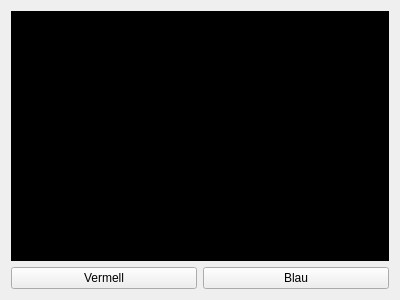
<?xml version="1.0" encoding="UTF-8"?>
<ui version="4.0">
 <class>widget</class>
 <widget class="QMainWindow" name="widget">
  <property name="geometry">
   <rect>
    <x>0</x>
    <y>0</y>
    <width>400</width>
    <height>300</height>
   </rect>
  </property>
  <property name="windowTitle">
   <string>widget</string>
  </property>
  <widget class="QWidget" name="centralWidget">
   <layout class="QGridLayout" name="gridLayout">
    <item row="0" column="0">
     <widget class="MyLabel" name="label">
      <property name="styleSheet">
       <string notr="true">background-color: rgb(0, 0, 0);</string>
      </property>
      <property name="text">
       <string/>
      </property>
     </widget>
    </item>
    <item row="1" column="0">
     <layout class="QHBoxLayout" name="horizontalLayout">
      <item>
       <widget class="QPushButton" name="pushButton">
        <property name="text">
         <string>Vermell</string>
        </property>
       </widget>
      </item>
      <item>
       <widget class="QPushButton" name="pushButton_2">
        <property name="text">
         <string>Blau</string>
        </property>
       </widget>
      </item>
     </layout>
    </item>
   </layout>
  </widget>
 </widget>
 <layoutdefault spacing="6" margin="11"/>
 <customwidgets>
  <customwidget>
   <class>MyLabel</class>
   <extends>QLabel</extends>
   <header>mylabel.h</header>
   <slots>
    <slot>changeToRed()</slot>
    <slot>changeToBlue()</slot>
   </slots>
  </customwidget>
 </customwidgets>
 <resources/>
 <connections>
  <connection>
   <sender>pushButton</sender>
   <signal>clicked()</signal>
   <receiver>label</receiver>
   <slot>changeToRed()</slot>
   <hints>
    <hint type="sourcelabel">
     <x>153</x>
     <y>218</y>
    </hint>
    <hint type="destinationlabel">
     <x>139</x>
     <y>93</y>
    </hint>
   </hints>
  </connection>
  <connection>
   <sender>pushButton_2</sender>
   <signal>clicked()</signal>
   <receiver>label</receiver>
   <slot>changeToBlue()</slot>
   <hints>
    <hint type="sourcelabel">
     <x>316</x>
     <y>224</y>
    </hint>
    <hint type="destinationlabel">
     <x>297</x>
     <y>107</y>
    </hint>
   </hints>
  </connection>
 </connections>
</ui>
